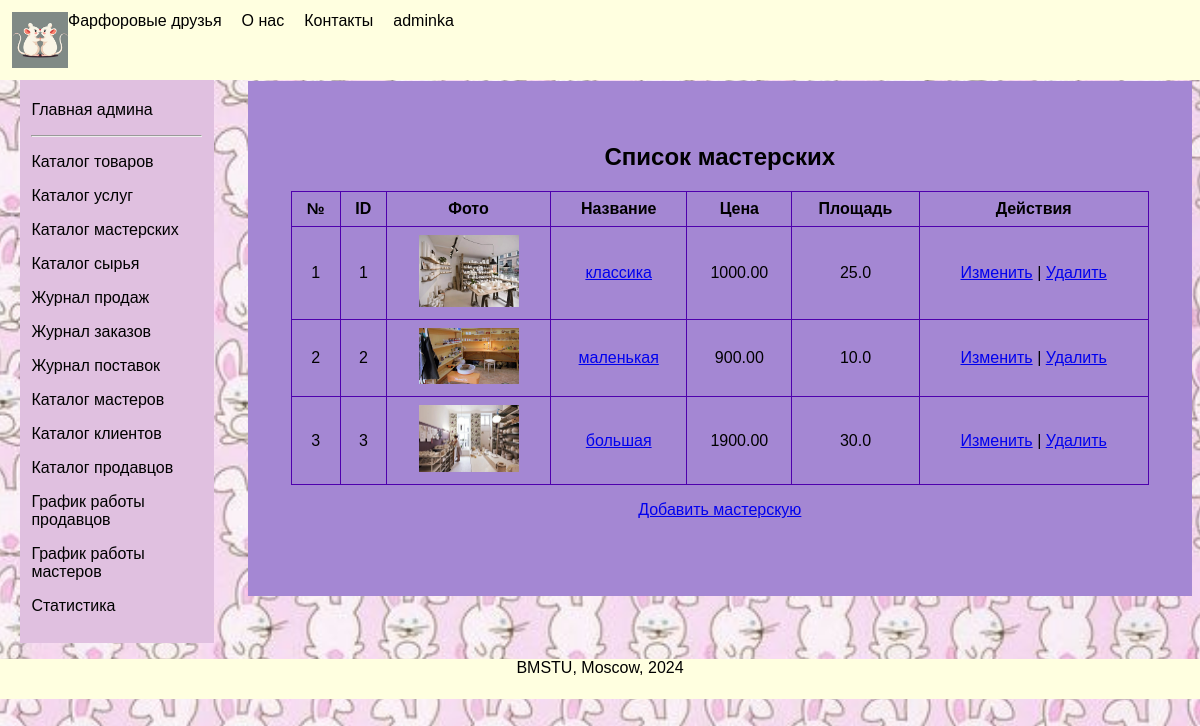
The page /workshops/ (signed in) on the database its author committed.
### nirs_app/models.py (models this page shows, shortened)
class User(AbstractUser):
    username = None
    first_name = models.CharField(max_length=43)
    last_name = models.CharField(max_length=43)
    email = models.EmailField(unique=True)
    phone_number = models.CharField(max_length=15)
    is_employee = models.BooleanField(default=False)
    USERNAME_FIELD = 'email'
    REQUIRED_FIELDS = ['first_name', 'last_name']

class Workshop(models.Model):
    photo = models.ImageField(upload_to="images/workshops", default="images/no_photo.png")
    name = models.CharField(max_length=255, unique=True)
    price = models.DecimalField(max_digits=10, decimal_places=2)
    description = models.TextField()
    capacity = models.IntegerField()
    area = models.DecimalField(max_digits=10, decimal_places=1)
    def get_photo_url(self):
        if self.photo:
            return f"{settings.STATIC_URL}{self.photo}"
        return f"{settings.STATIC_URL}images/workshops/no_photo.png"

### nirs_app/views.py (the view)
# urls.py: path("", views.workshops_list_view, name='workshops_list'),
@login_required
@user_passes_test(is_superuser)
def workshops_list_view(request):
    dataset = Workshop.objects.all()
    return render(request, "workshops/workshops.html", {'dataset': dataset})

### nirs_app/context_processors.py (called while the page is built)
def user_role(request):
    if request.user.is_authenticated:
        user = request.user
        role = get_user_role(user)
        return {'role': role}
    return {}

def get_user_role(user):
    if user.is_superuser:
        return 'админа'
    elif hasattr(user, 'seller'):
        return 'продавца'
    elif hasattr(user, 'master'):
        return 'мастера'
    elif hasattr(user, 'client'):
        return 'клиента'
    return None

### nirs_app/views.py (called while the page is built)
def is_superuser(user):
    return user.is_superuser

### nirs_app/templates/workshops/workshops.html (shortened to what this page needs)
{% extends "personal/user_personal.html" %}
{% load static %}
{% block content %}
    <section id="products">
        <h2>Список мастерских</h2>
        <table style="width: 100%; border-collapse: collapse; border: 1px solid black;">
            <thead>
                <tr>
                    <th style="border: 1px solid rgb(78, 0, 173); padding: 8px;">№</th>
                    <th style="border: 1px solid rgb(78, 0, 173); padding: 8px;">ID</th>
                    <th style="border: 1px solid rgb(78, 0, 173); padding: 8px;">Фото</th>
                    <th style="border: 1px solid rgb(78, 0, 173); padding: 8px;">Название</th>
                    <th style="border: 1px solid rgb(78, 0, 173); padding: 8px;">Цена</th>
                    <th style="border: 1px solid rgb(78, 0, 173); padding: 8px;">Площадь</th>
                    <th style="border: 1px solid rgb(78, 0, 173); padding: 8px;">Действия</th>
                </tr>
            </thead>
            <tbody>
                {% for data in dataset %}
                <tr>
                    <td style="border: 1px solid rgb(78, 0, 173); padding: 8px;">{{ forloop.counter }}</td>
                    <td style="border: 1px solid rgb(78, 0, 173); padding: 8px;">{{ data.id }}</td>
                    <td style="border: 1px solid rgb(78, 0, 173); padding: 8px;">
                        <img src="{{ data.get_photo_url }}" alt="{{  data.get_photo_url }}" style="max-width: 100px; max-height: 100px;" />
                    </td>
                    <td style="border: 1px solid rgb(78, 0, 173); padding: 8px;"><a href="{% url 'workshop_detail_admin' data.id %}">{{ data.name }}</a></td>
                    <td style="border: 1px solid rgb(78, 0, 173); padding: 8px;">{{ data.price }}</td>
                    <td style="border: 1px solid rgb(78, 0, 173); padding: 8px;">{{ data.area }}</td>
                    <td style="border: 1px solid rgb(78, 0, 173); padding: 8px;">
                        <a href="{% url 'workshop_update' data.id %}">Изменить</a> |
                        <a href="{% url 'workshop_delete' data.id %}">Удалить</a>
                    </td>
                </tr>
                {% endfor %}
            </tbody>
        </table>
        <p><a href="{% url 'workshop_create' %}">Добавить мастерскую</a></p><br>
    </section>
{% endblock content %}

### nirs_app/templates/index.html (shortened to what this page needs)
<!DOCTYPE html>
{% load static %}
<html lang="ru">
<head>
    <link rel="stylesheet" href="{% static 'css/styles.css' %}">
</head>
<body>
    <div class="header">
        <img src="{% static "images/farfor_logo_2d.png" %}" alt="logo" >
            <a href="{% url 'home' %}">Фарфоровые друзья</a>
            <a href="{% url 'about' %}">О нас</a>
            <a href="{% url 'contacts' %}">Контакты</a>
            {% if request.user.is_authenticated %}
                <a href="{% url 'user_personal' %}">{{ request.user.first_name }}</a>
            {% else %}
                <a href="{% url 'auth' %}">Вход</a>
            {% endif %}
    </div>
    <div class="container">
        <div class="sidebar">
            {% block sidebar %}{% endblock sidebar %}
        </div>
        <div class="content">
            {% block content %}{% endblock content %}
        </div>
    </div>
    <div class="footer">
        <p>BMSTU, Moscow, 2024</p>
    </div>
</body>
</html>

### nirs_app/static/css/styles.css (style rules this page uses)
body { background-size: cover; background-repeat: repeat-y; background-position: center; height: 100vh; margin: 0; font-family: sans-serif; box-sizing: border-box; }
.header { background-color: #FFFFE0; padding: 1%; display: flex; width: 100%; height: 10%; position: fixed; text-align: center; box-sizing: border-box; }
.header a { text-decoration:dotted; color: black; margin-right: 20px; }
.footer { background-color: #FFFFE0; width: 100%; height: 5%; text-align: center; position:static; }
.container { display: flex; width: 95%; }
.sidebar { background-color: #E0C0E0; width: 15%; padding: 1%; margin-top: 6.5%; margin-left: 20px; }
.content { align-self: center; margin-top: 3%; flex: 1; padding: 3%; height: auto; text-align: center; }
#products { padding: 5%; width: 100%; height: auto; background-color: #a487d3; }

### rows shown on the page
User: user.first_name "adminka"
Workshop: id "1", get_photo_url (picture), name "классика", price "1000.00", area "25.0"
Workshop: id "2", get_photo_url (picture), name "маленькая", price "900.00", area "10.0"
Workshop: id "3", get_photo_url (picture), name "большая", price "1900.00", area "30.0"
